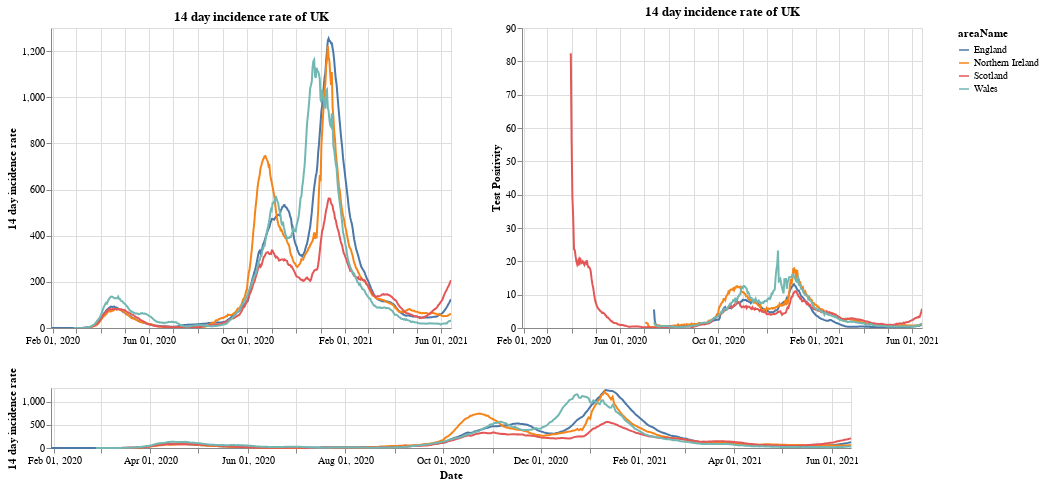

Notebook cell for this chart:
### Markdown cell above
# Plots

First a plot with each country in the UK. The top right shows the positivity rate for (which is the percentage of registered tests which were positive) while the top left is the 14 day incidence rate. The bottom chart can be used to select the timeframe (does not work on a mobile device).

### Code cell
#collapse
brush = alt.selection(type='interval', name='DateBrush',encodings=['x'],fields=['Time'])
leg_selection = alt.selection_multi(fields=['areaName'], bind='legend')

base = alt.Chart(uk_cases).mark_line().encode(
    x=alt.X("yearmonthdate(date):T", axis=alt.Axis(title='Date')),
    y=alt.Y("twoWeeklyCasesRate:Q", axis=alt.Axis(title='14 day incidence rate')),
    tooltip=['areaName', 'date','twoWeeklyCasesRate', 'testPositivity'],
    color='areaName',
    opacity=alt.condition(leg_selection, alt.value(2), alt.value(0.1))
).add_selection(leg_selection).properties(width=400)

upper = base.encode(alt.X('yearmonthdate(date):T', axis=alt.Axis(title=''),
                         scale=alt.Scale(domain=brush))
                   ).properties(title=f'14 day incidence rate of UK')
upper_right = upper.encode(alt.Y('testPositivity:Q', axis=alt.Axis(title='Test Positivity')))
lower = base.properties(height=60, width = 800).add_selection(brush)

(upper | upper_right) & lower

### Figure 1 — Vega-Lite specification as saved in the notebook (floating-point values rounded to 4 significant figures; data arrays with more than 128 entries replaced by an {"elided": "..."} marker saying what was removed)
{"config": {"view": {"continuousWidth": 400, "continuousHeight": 300}}, "vconcat": [{"hconcat": [{"mark": "line", "encoding": {"color": {"type": "nominal", "field": "areaName"}, "opacity": {"condition": {"value": 2, "selection": "selector001"}, "value": 0.1}, "tooltip": [{"type": "nominal", "field": "areaName"}, {"type": "temporal", "field": "date"}, {"type": "quantitative", "field": "twoWeeklyCasesRate"}, {"type": "quantitative", "field": "testPositivity"}], "x": {"type": "temporal", "axis": {"title": ""}, "field": "date", "scale": {"domain": {"selection": "DateBrush"}}, "timeUnit": "yearmonthdate"}, "y": {"type": "quantitative", "axis": {"title": "14 day incidence rate"}, "field": "twoWeeklyCasesRate"}}, "selection": {"selector001": {"type": "multi", "fields": ["areaName"], "bind": "legend"}}, "title": "14 day incidence rate of UK", "width": 400}, {"mark": "line", "encoding": {"color": {"type": "nominal", "field": "areaName"}, "opacity": {"condition": {"value": 2, "selection": "selector001"}, "value": 0.1}, "tooltip": [{"type": "nominal", "field": "areaName"}, {"type": "temporal", "field": "date"}, {"type": "quantitative", "field": "twoWeeklyCasesRate"}, {"type": "quantitative", "field": "testPositivity"}], "x": {"type": "temporal", "axis": {"title": ""}, "field": "date", "scale": {"domain": {"selection": "DateBrush"}}, "timeUnit": "yearmonthdate"}, "y": {"type": "quantitative", "axis": {"title": "Test Positivity"}, "field": "testPositivity"}}, "selection": {"selector001": {"type": "multi", "fields": ["areaName"], "bind": "legend"}}, "title": "14 day incidence rate of UK", "width": 400}]}, {"mark": "line", "encoding": {"color": {"type": "nominal", "field": "areaName"}, "opacity": {"condition": {"value": 2, "selection": "selector001"}, "value": 0.1}, "tooltip": [{"type": "nominal", "field": "areaName"}, {"type": "temporal", "field": "date"}, {"type": "quantitative", "field": "twoWeeklyCasesRate"}, {"type": "quantitative", "field": "testPositivity"}], "x": {"type": "temporal", "axis": {"title": "Date"}, "field": "date", "timeUnit": "yearmonthdate"}, "y": {"type": "quantitative", "axis": {"title": "14 day incidence rate"}, "field": "twoWeeklyCasesRate"}}, "height": 60, "selection": {"selector001": {"type": "multi", "fields": ["areaName"], "bind": "legend"}, "DateBrush": {"type": "interval", "encodings": ["x"], "fields": ["Time"]}}, "width": 800}], "data": {"name": "data-019100ceb8b8c1ed74cb519d41e281c1"}, "$schema": "https://vega.github.io/schema/vega-lite/v4.8.1.json", "datasets": {"data-019100ceb8b8c1ed74cb519d41e281c1": {"elided": "1912 records"}}}
